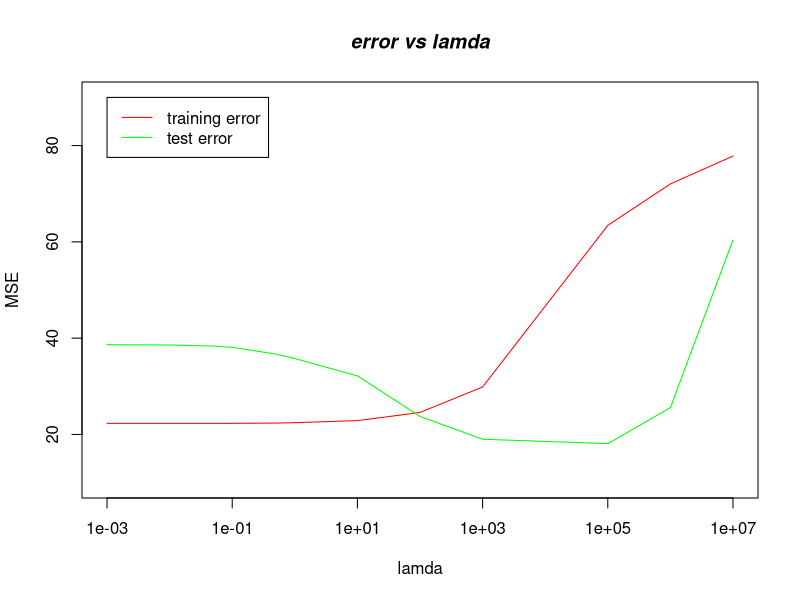

Recreate this plot in R.

############################################################# 
## Stat 202A - Homework 2
## Author: Xin Shen
## Date : 2016/10/12
## Description: This script implements relationship between 
## regularization, test error and train error
#############################################################

mySweep <- function(A, m){
  n <- nrow(A) 
  for(k in 1:m){ 
    for(i in 1:n)     
      for(j in 1:n)   
        if(i != k  & j != k)     
          A[i,j] <- A[i,j] - A[i,k]*A[k,j]/A[k,k]    
        
        for(i in 1:n) 
          if(i != k) 
            A[i,k] <- A[i,k]/A[k,k]  
          
          for(j in 1:n) 
            if(j != k) 
              A[k,j] <- A[k,j]/A[k,k]         
            A[k,k] <- - 1/A[k,k]
  }
  return(A) 
}

myRidge <- function(X, Y, lambda){
  n = dim(X)[1]
  p = dim(X)[2]
  Z = cbind(rep(1, n), X, Y)
  
  A = t(Z) %*% Z
  D = diag(rep(lambda, p + 2))
  D[1, 1] = 0
  D[p+2, p+2] = 0
  
  A = A + D
  
  S = mySweep(A, p + 1)
  beta_ridge = S[1:(p+1), p+2]
    
  return(beta_ridge)
}

mySpline <- function(x, Y, lambda, p = 100){
  X = matrix(x)
  for (k in (1 / p: (p - 1) / p)) {
      X = cbind(X, (X > k) * (X - k))
  }
  beta_spline = myRidge(X, Y, lambda)  
  y.hat = cbind(rep(1, n), X) %*% beta_spline
  output <- list(beta_spline = beta_spline, predicted_y = y.hat)
  return(output)
}

## used to caculate MSE
MSE <- function(yhat, yreal) {
    return(sum((yhat - yreal)^2)/dim(yhat)[1])
}

data(Boston, package="MASS")

X <- as.matrix(Boston[,1:13])
  

Y <- Boston[,14]

Xtrain <- X[1:400,]
Ytrain <- Y[1:400]
Xtest <- X[401:500,]
Ytest <- Y[401:500]

Ytrain_error_list = c()
Ytest_error_list = c()
lambda_list = c(0.001, 0.01, 0.05, 0.1, 0.5, 1, 10, 100, 1000, 100000, 1000000, 10000000)
for (lambda in lambda_list){
beta_ridge <- myRidge(Xtrain, Ytrain, lambda)
Ytrain_predict = cbind(rep(1, dim(Xtrain)[1]), Xtrain) %*% beta_ridge
Ytest_predict = cbind(rep(1, dim(Xtest)[1]), Xtest) %*% beta_ridge

Ytrain_error = MSE(Ytrain_predict, Ytrain)
Ytest_error = MSE(Ytest_predict, Ytest)
Ytrain_error_list = c(Ytrain_error_list, Ytrain_error)
Ytest_error_list = c(Ytest_error_list, Ytest_error) 
}
              

plot(lambda_list,log="x", Ytrain_error_list, type = 'l', col='red', xlab ='lamda', ylab='MSE' ,ylim=c(10,90))
lines(lambda_list,Ytest_error_list,col="green")
title(main="error vs lamda", font.main=4)
legend(0.001, 90, legend=c("training error", "test error"),col=c("red", "green"), lty=1:1 )


